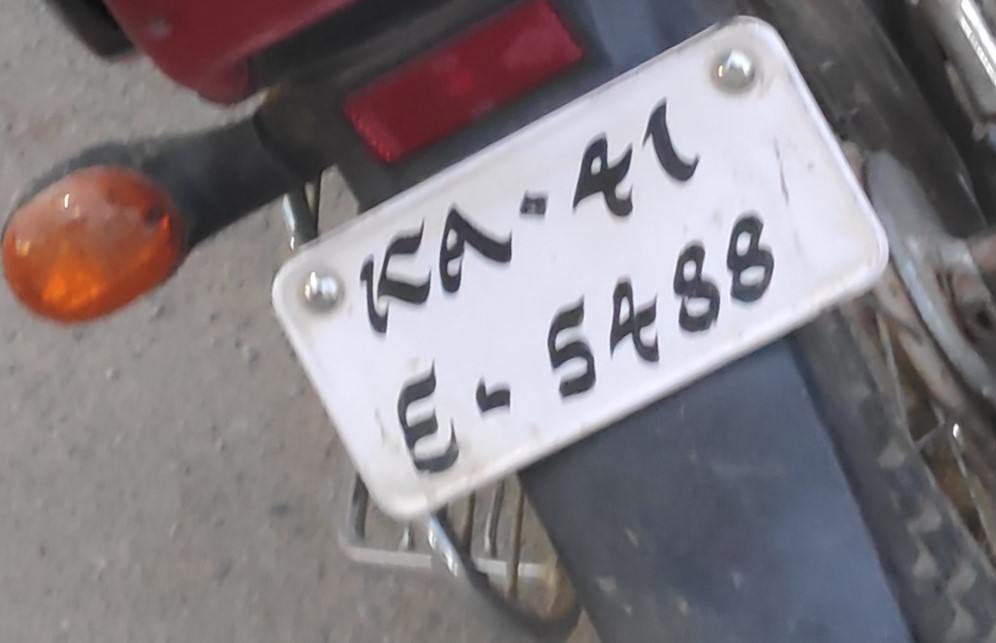
#> input picture Sample Pictures/6.jpg, 996 x 643 px, found by its file name
$ python Test2.py
#> lines starting #> are read from the running program, lines starting #| are printed output that depends on the picture; after the words box and inside, x2 and y2 are one past the last pixel; in counts of white or black regions, pixels touching at a corner belong together; long printed decimals are rounded
### Transform.py


import numpy as np
import cv2

def order_points(pts):
	# initialzie a list of coordinates that will be ordered
	# such that the first entry in the list is the top-left,
	# the second entry is the top-right, the third is the
	# bottom-right, and the fourth is the bottom-left
	rect = np.zeros((4, 2), dtype = "float32")

	# the top-left point will have the smallest sum, whereas
	# the bottom-right point will have the largest sum
	s = pts.sum(axis = 1)
	rect[0] = pts[np.argmin(s)]
	rect[2] = pts[np.argmax(s)]

	# now, compute the difference between the points, the
	# top-right point will have the smallest difference,
	# whereas the bottom-left will have the largest difference
	diff = np.diff(pts, axis = 1)
	rect[1] = pts[np.argmin(diff)]
	rect[3] = pts[np.argmax(diff)]

	# return the ordered coordinates
	return rect


def four_point_transform(image, pts):
	# obtain a consistent order of the points and unpack them
	# individually
	rect = order_points(pts)
	(tl, tr, br, bl) = rect

	# compute the width of the new image, which will be the
	# maximum distance between bottom-right and bottom-left
	# x-coordiates or the top-right and top-left x-coordinates
	widthA = np.sqrt(((br[0] - bl[0]) ** 2) + ((br[1] - bl[1]) ** 2))
	widthB = np.sqrt(((tr[0] - tl[0]) ** 2) + ((tr[1] - tl[1]) ** 2))
	maxWidth = max(int(widthA), int(widthB))

	# compute the height of the new image, which will be the
	# maximum distance between the top-right and bottom-right
	# y-coordinates or the top-left and bottom-left y-coordinates
	heightA = np.sqrt(((tr[0] - br[0]) ** 2) + ((tr[1] - br[1]) ** 2))
	heightB = np.sqrt(((tl[0] - bl[0]) ** 2) + ((tl[1] - bl[1]) ** 2))
	maxHeight = max(int(heightA), int(heightB))

	# now that we have the dimensions of the new image, construct
	# the set of destination points to obtain a "birds eye view",
	# (i.e. top-down view) of the image, again specifying points
	# in the top-left, top-right, bottom-right, and bottom-left
	# order
	dst = np.array([
		[0, 0],
		[maxWidth - 1, 0],
		[maxWidth - 1, maxHeight - 1],
		[0, maxHeight - 1]], dtype = "float32")

	# compute the perspective transform matrix and then apply it
	M = cv2.getPerspectiveTransform(rect, dst)
	warped = cv2.warpPerspective(image, M, (maxWidth, maxHeight))

	# return the warped image
	return warped

### Test2.py


from Transform  import four_point_transform
import numpy as np
import cv2
import imutils
import matplotlib as plt


# Input image
image = cv2.imread('6.jpg')
#> image is the input picture: shape (643, 996, 3); mean B, G, R 130.5, 125.9, 132.2
ratio = image.shape[0] / 300.0
#> ratio = 2.14
orig = image.copy()
image = imutils.resize(image, height = 300)
#> image: shape (300, 464, 3)
# Converts to grey for better reults
gray = cv2.cvtColor(image, cv2.COLOR_BGR2GRAY)
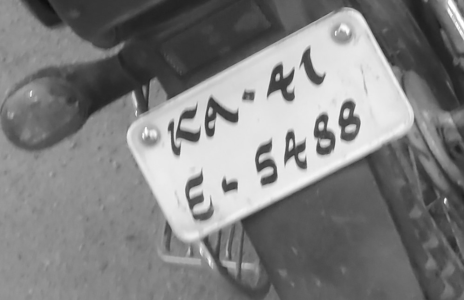
#> gray: shape (300, 464); min 12, max 255, mean 128.3

noise_removal = cv2.bilateralFilter(gray,9,75,75)
#cv2.imshow('noise_removal',noise_removal)


#canny=cv2.Canny(noise_removal,60,100)
#cv2.imshow('canny',canny)


thresh = cv2.threshold(noise_removal, 150, 255,cv2.THRESH_BINARY)[1]
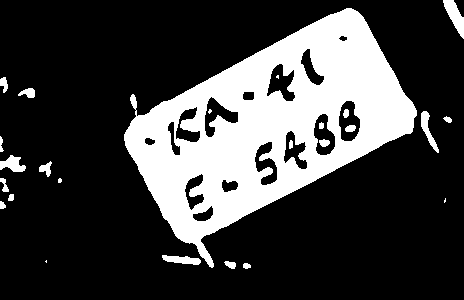
#> thresh: shape (300, 464); 25% white; 25 white regions (5 under 20 px)
cv2.imshow('thresh',thresh)


# Finds contours
cnts = cv2.findContours(thresh, cv2.RETR_TREE, cv2.CHAIN_APPROX_SIMPLE)
#> cnts = 40 contours, 5 with area under 20; largest, box (x1, y1, x2, y2) and area: (124, 8, 417, 268) 37323, (338, 100, 361, 142) 679, (313, 113, 336, 156) 644, (204, 96, 239, 138) 636, (266, 63, 296, 102) 630
cnts = imutils.grab_contours(cnts)
cnts = sorted(cnts, key = cv2.contourArea, reverse = True)[:10]
#> cnts = 10 contours; largest, box (x1, y1, x2, y2) and area: (124, 8, 417, 268) 37323, (338, 100, 361, 142) 679, (313, 113, 336, 156) 644, (204, 96, 239, 138) 636, (266, 63, 296, 102) 630
#screenCnt = None
# Draws contours
for c in cnts:

    if cv2.contourArea(c)  < 5000:
        continue
    print("area",cv2.contourArea(c))
    #(x, y, w, h) = cv2.boundingRect(c)
    #cv2.rectangle(image, (x,y), (x+w,y+h), (0, 255, 0), 2)

    ## BEGIN - draw rotated rectangle
    print("test")
    rect = cv2.minAreaRect(c)
    print("areas",rect)
    box = cv2.boxPoints(rect)
    box = np.int0(box)
    print(box)
    cv2.drawContours(image,[box],0,(0,191,255),2)
    break  #Boss Line
#> this loop made 1 pass
#> (rect, box) on pass 1: (((267.9, 125.4), (273.2, 189.9), -29.9), [[196, 275], [102, 111], [338, -25], [433, 139]])
#| area 37323.0
#| test
#| areas ((267.876, 125.371), (273.184, 189.852), -29.899)
#| [[196 275]
#|  [102 111]
#|  [338 -25]
#|  [433 139]]
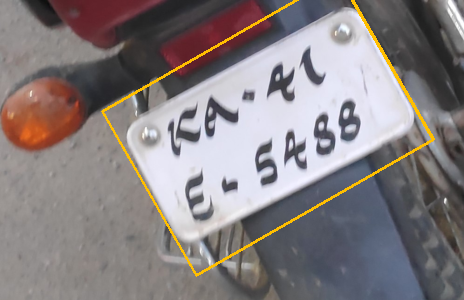
#> image: shape (300, 464, 3); mean B, G, R 128.6, 127.3, 134.6

    ## END - draw rotated rectangle
'''for c in cnts:
    # approximate the contour
    peri = cv2.arcLength(c, True)
    approx = cv2.approxPolyDP(c, 0.015 * peri, True)

    # if our approximated contour has four points, then
    # we can assume that we have found our screen
    if len(approx) == 4:
        screenCnt = approx
        break
    cv2.drawContours(image, [screenCnt], -1, (0, 255, 0), 3)

#cv2.imwrite('out.png', image)'''

warped = four_point_transform(image, box)
#> in order_points, `s = pts.sum(axis = 1)`: s = [471, 213, 313, 572]
#> in order_points, `diff = np.diff(pts, axis = 1)`: diff = [79, 9, -363, -294]
#> in four_point_transform, `rect = order_points(pts)`: rect = [[102, 111], [338, -25], [433, 139], [196, 275]]
#> in four_point_transform, `(tl, tr, br, bl) = rect`: tl = [102, 111]; tr = [338, -25]; br = [433, 139]; bl = [196, 275]
#> in four_point_transform, `widthA = np.sqrt(((br[0] - bl[0]) ** 2) + ((br[1] - bl[1]) ** 2))`: widthA = 273.2
#> in four_point_transform, `widthB = np.sqrt(((tr[0] - tl[0]) ** 2) + ((tr[1] - tl[1]) ** 2))`: widthB = 272.4
#> in four_point_transform, `maxWidth = max(int(widthA), int(widthB))`: maxWidth = 273
#> in four_point_transform, `heightA = np.sqrt(((tr[0] - br[0]) ** 2) + ((tr[1] - br[1]) ** 2))`: heightA = 189.5
#> in four_point_transform, `heightB = np.sqrt(((tl[0] - bl[0]) ** 2) + ((tl[1] - bl[1]) ** 2))`: heightB = 189
#> in four_point_transform, `dst = np.array([ [0, 0], [maxWidth - 1, 0], [maxWidth - 1, maxHeight -..`: dst = [[0, 0], [272, 0], [272, 188], [0, 188]]
#> in four_point_transform, `M = cv2.getPerspectiveTransform(rect, dst)`: M = [[0.871, -0.499, -33.43], [0.5, 0.867, -147.2], [1.68e-05, 9.78e-06, 1]]
#> in four_point_transform, `warped = cv2.warpPerspective(image, M, (maxWidth, maxHeight))`:
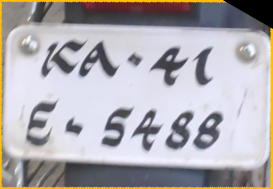
#> warped: shape (189, 273, 3); mean B, G, R 174.6, 170.9, 174.3
cv2.imwrite('warped.jpg', warped)

# show the original and warped images//.
cv2.imshow("Original", image)
cv2.imshow("Warped", warped)
cv2.waitKey(0)
cv2.destroyAllWindows()

$ run again, with Sample Pictures/2.jpg copied over Sample Pictures/6.jpg
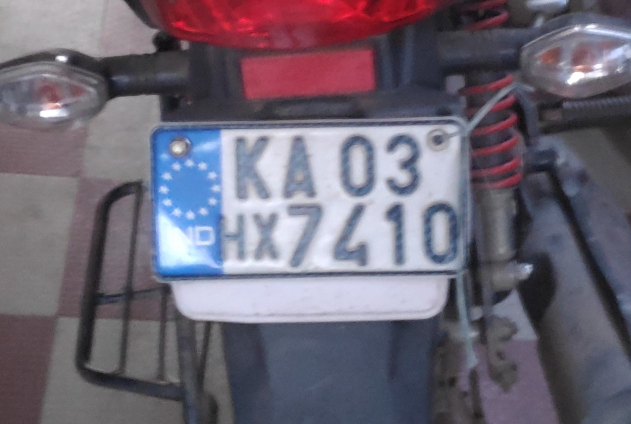
#> input picture Sample Pictures/2.jpg, 1262 x 848 px, found by its file name (shown at 1/2 size)
#> image is the input picture: shape (848, 1262, 3); mean B, G, R 116.4, 102.7, 109.5
#> `thresh = cv2.threshold(noise_removal, 150, 255,cv2.THRESH_BINARY)[1]`:
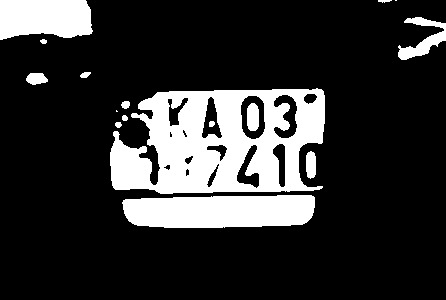
#> thresh: shape (300, 446); 19.3% white; 16 white regions (2 under 20 px)
#> `cnts = cv2.findContours(thresh, cv2.RETR_TREE, cv2.CHAIN_APPROX_SIMPLE)`: cnts = 30 contours, 5 with area under 20; largest, box (x1, y1, x2, y2) and area: (110, 88, 325, 194) 17935, (122, 195, 315, 228) 5433, (0, 0, 93, 40) 3116, (240, 95, 266, 140) 913, (398, 17, 446, 60) 714
#> `cnts = sorted(cnts, key = cv2.contourArea, reverse = True)[:10]`: cnts = 10 contours; largest, box (x1, y1, x2, y2) and area: (110, 88, 325, 194) 17935, (122, 195, 315, 228) 5433, (0, 0, 93, 40) 3116, (240, 95, 266, 140) 913, (398, 17, 446, 60) 714
#> the loop `for c in cnts: ` made 1 pass
#> (rect, box) on pass 1: (((217.2, 141), (215.2, 102.5), -0.979), [[110, 194], [108, 91], [323, 87], [325, 190]])
#> (printed output is left out)
#> s = [304, 199, 410, 515]
#> diff = [84, -17, -236, -135]
#> in four_point_transform, `rect = order_points(pts)`: rect = [[108, 91], [323, 87], [325, 190], [110, 194]]
#> tl = [108, 91]; tr = [323, 87]; br = [325, 190]; bl = [110, 194]
#> widthA = 215
#> heightA = 103
#> dst = [[0, 0], [214, 0], [214, 102], [0, 102]]
#> M = [[0.995, -0.0193, -105.7], [0.0184, 0.99, -92.07], [1.3e-18, 2.97e-19, 1]]
#> in four_point_transform, `warped = cv2.warpPerspective(image, M, (maxWidth, maxHeight))`:
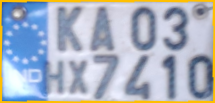
#> warped: shape (103, 215, 3); mean B, G, R 192.1, 178.5, 169.8

$ run again, with Sample Pictures/3.jpg copied over Sample Pictures/6.jpg
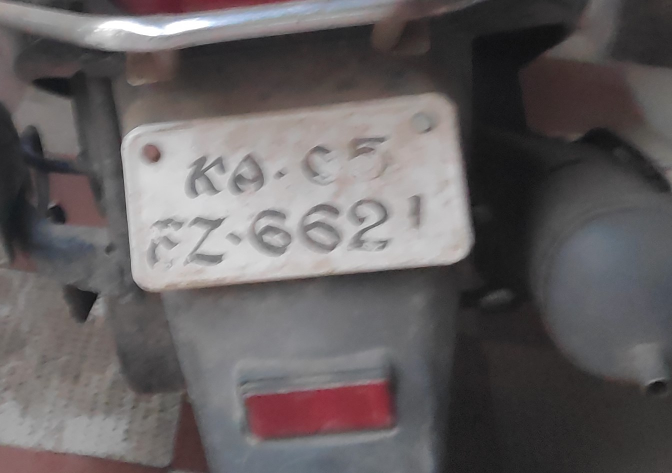
#> input picture Sample Pictures/3.jpg, 1344 x 946 px, found by its file name (shown at 1/2 size)
#> image is the input picture: shape (946, 1344, 3); mean B, G, R 96.3, 95.4, 100.3
#> `thresh = cv2.threshold(noise_removal, 150, 255,cv2.THRESH_BINARY)[1]`:
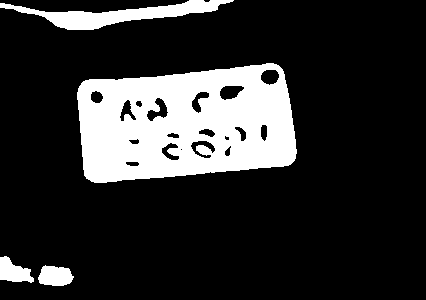
#> thresh: shape (300, 426); 18.4% white; 4 white regions
#> `cnts = cv2.findContours(thresh, cv2.RETR_TREE, cv2.CHAIN_APPROX_SIMPLE)`: cnts = 22 contours, 2 with area under 20; largest, box (x1, y1, x2, y2) and area: (77, 63, 297, 183) 21266, (0, 0, 234, 30) 2346, (38, 265, 74, 286) 534, (0, 256, 34, 283) 514, (219, 85, 245, 101) 266
#> `cnts = sorted(cnts, key = cv2.contourArea, reverse = True)[:10]`: cnts = 10 contours; largest, box (x1, y1, x2, y2) and area: (77, 63, 297, 183) 21266, (0, 0, 234, 30) 2346, (38, 265, 74, 286) 534, (0, 256, 34, 283) 514, (219, 85, 245, 101) 266
#> the loop `for c in cnts: ` made 1 pass
#> (rect, box) on pass 1: (((186.2, 122.6), (213.9, 104.3), -5.17), [[84, 184], [74, 80], [288, 61], [297, 164]])
#> (printed output is left out)
#> s = [268, 154, 349, 461]
#> diff = [100, 6, -227, -133]
#> in four_point_transform, `rect = order_points(pts)`: rect = [[74, 80], [288, 61], [297, 164], [84, 184]]
#> tl = [74, 80]; tr = [288, 61]; br = [297, 164]; bl = [84, 184]
#> widthA = 213.9
#> widthB = 214.8
#> maxWidth = 214
#> heightA = 103.4
#> heightB = 104.5
#> maxHeight = 104
#> dst = [[0, 0], [213, 0], [213, 103], [0, 103]]
#> M = [[0.97, -0.0933, -64.33], [0.0862, 0.971, -84.09], [-5.15e-05, -3.55e-05, 1]]
#> in four_point_transform, `warped = cv2.warpPerspective(image, M, (maxWidth, maxHeight))`:
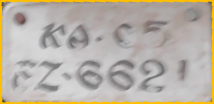
#> warped: shape (104, 214, 3); mean B, G, R 166.1, 177.4, 184.6
